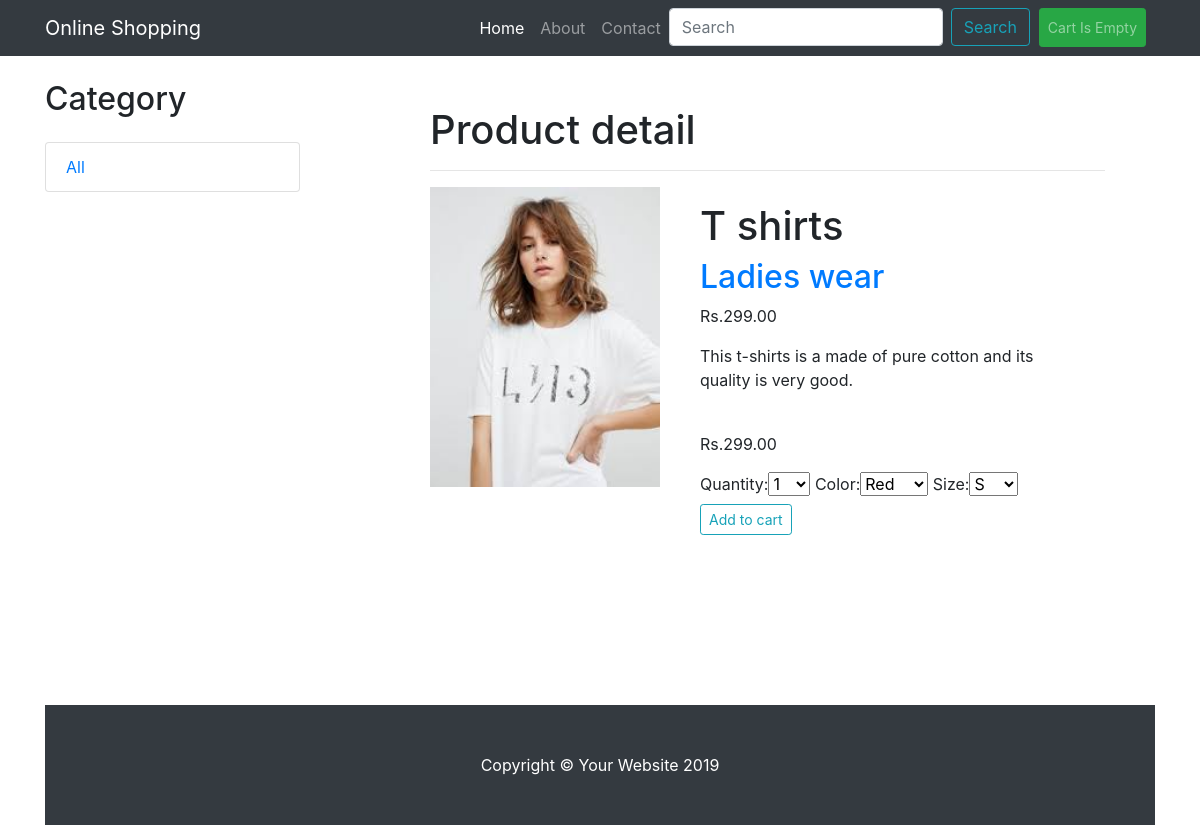
Screenshot of /1/t-shirts/ with the database file from the repository.
### shop/models.py (models this page shows, shortened)
class Product(models.Model):
    category = models.ForeignKey(Category,related_name='products',on_delete=models.DO_NOTHING)
    name = models.CharField(max_length=200, db_index=True)
    slug = models.SlugField(max_length=200, db_index=True)
    image = models.ImageField(default='default.jpg',upload_to='products/images',blank=True)
    description = models.TextField(blank=True)
    price = models.DecimalField(max_digits=10, decimal_places=2)
    stock = models.PositiveIntegerField()
    available = models.BooleanField(default=True)
    created = models.DateTimeField(auto_now_add=True)
    updated = models.DateTimeField(auto_now=True)
    class Meta:
        ordering = ('name',)
        index_together = (('id', 'slug'),)

class Category(models.Model):
    name = models.CharField(max_length=200,db_index=True)
    slug = models.SlugField(max_length=200,db_index=True,unique=True)
    class Meta:
        ordering = ('name',)
        verbose_name = 'category'
        verbose_name_plural = 'categories'
    def __str__(self):
        return self.name
    def get_absolute_url(self):
        return reverse('shop:product_list_by_category', args=[self.slug])

### shop/views.py (the view)
# urls.py: re_path(r'^(?P<id>\d+)/(?P<slug>[-\w]+)/$',views.product_detail,name='product_detail'),
def product_detail(request, id, slug):
    product = get_object_or_404(Product, id=id,slug=slug,available=True)
    cart_product_form = CartAddProductForm()
    return render(request,'shop/product/detail.html',{'product': product,'cart_product_form': cart_product_form})

### cart/forms.py
class CartAddProductForm(forms.Form):
    quantity = forms.TypedChoiceField(choices=PRODUCT_QUANTITY_CHOICES,coerce=int)
    update = forms.BooleanField(required=False,initial=False,widget=forms.HiddenInput)
    color =forms.TypedChoiceField(choices=COLOR_CHOICES,coerce=int)
    size =forms.TypedChoiceField(choices=SIZE_CHOICES,coerce=int)

### cart/cart.py (called while the page is built)
    def __len__(self):
        return sum(item['quantity'] for item in self.cart.values())

### cart/context_processors.py (called while the page is built)
def cart(request):
    return {'cart': Cart(request)}

### templates/shop/product/detail.html (shortened to what this page needs)
{% extends 'shop/base.html' %}
{% load staticfiles %}
{% block container_block %}
<div class="container">
 <div class="row">
<div class="col-12 col-md-3">
     <h2 class="my-4">Category</h2>
     <div class="list-group">
    <a {% if not category %}class="selected list-group-item"{% endif %} href="{% url "shop:product_list" %}">All</a>
     </div>
   </div>
<div class="col-12 col-md-9">
       <div class="product-detail">
         <h1>Product detail</h1><hr>
<img src="{% if product.image %}{{ product.image.url }}{% else %}
{% static "img/no_image.png" %}{% endif %}"   height="300" width="230">
<div class="right-side">
<h1>{{ product.name }}</h1>
<h2><a href="{{ product.category.get_absolute_url }}">{{ product.category }}</a></h2>
<p class="price">Rs.{{ product.price }}</p>
{{ product.description|linebreaks }} <br>
<p class="price">Rs.{{ product.price }}</p>
<form action="{% url "cart:cart_add" product.id %}" method="post">
 {{ cart_product_form }}
 <input type="submit" class=" btn btn-outline-info btn-sm " value="Add to cart">
</form>
</div>
</div>
   </div>
</div>
{% endblock %}

### static/css/shop-homepage.css (style rules this page uses)
body { padding-top: 56px; }

### templates/shop/product/detail.html (style rules this page uses)
div.product-detail { padding: 0px 0px 0px 0px; margin: 50px 50px 100px 100px; border:2px solid dark; }
div.right-side { margin: -285px 50px 30px 220px; padding: 0px 0px 70px 50px; }

### rows the page displays
Product: image (picture), name "T shirts", category "Ladies wear", price "299.00", description "This t-shirts is a made of pure cotton and its quality is very good."
